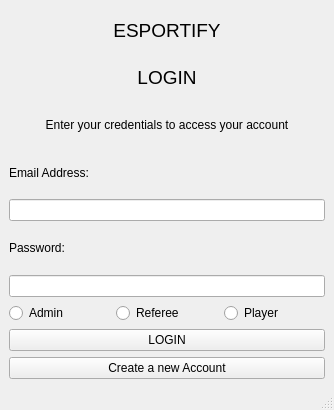
<?xml version="1.0" encoding="UTF-8"?>
<ui version="4.0">
 <class>MainWindow</class>
 <widget class="QMainWindow" name="MainWindow">
  <property name="geometry">
   <rect>
    <x>0</x>
    <y>0</y>
    <width>334</width>
    <height>410</height>
   </rect>
  </property>
  <property name="windowTitle">
   <string>MainWindow</string>
  </property>
  <widget class="QWidget" name="centralwidget">
   <layout class="QVBoxLayout" name="verticalLayout">
    <item>
     <widget class="QLabel" name="Esportify_Label">
      <property name="font">
       <font>
        <pointsize>14</pointsize>
       </font>
      </property>
      <property name="text">
       <string>ESPORTIFY</string>
      </property>
      <property name="textFormat">
       <enum>Qt::AutoText</enum>
      </property>
      <property name="alignment">
       <set>Qt::AlignCenter</set>
      </property>
     </widget>
    </item>
    <item>
     <widget class="QLabel" name="Login_Label">
      <property name="font">
       <font>
        <pointsize>14</pointsize>
       </font>
      </property>
      <property name="text">
       <string>LOGIN</string>
      </property>
      <property name="alignment">
       <set>Qt::AlignCenter</set>
      </property>
     </widget>
    </item>
    <item>
     <widget class="QLabel" name="credentials_label">
      <property name="text">
       <string>Enter your credentials to access your account</string>
      </property>
      <property name="alignment">
       <set>Qt::AlignCenter</set>
      </property>
     </widget>
    </item>
    <item>
     <widget class="QLabel" name="Email_Label">
      <property name="text">
       <string>Email Address:</string>
      </property>
     </widget>
    </item>
    <item>
     <widget class="QLineEdit" name="Input_Email"/>
    </item>
    <item>
     <widget class="QLabel" name="Password_Label">
      <property name="text">
       <string>Password:</string>
      </property>
     </widget>
    </item>
    <item>
     <widget class="QLineEdit" name="Input_Password"/>
    </item>
    <item>
     <layout class="QHBoxLayout" name="horizontalLayout_2">
      <item>
       <widget class="QRadioButton" name="Radio_Admin">
        <property name="text">
         <string>Admin</string>
        </property>
       </widget>
      </item>
      <item>
       <widget class="QRadioButton" name="Radio_Referee">
        <property name="text">
         <string>Referee</string>
        </property>
       </widget>
      </item>
      <item>
       <widget class="QRadioButton" name="Radio_Player">
        <property name="text">
         <string>Player</string>
        </property>
       </widget>
      </item>
     </layout>
    </item>
    <item>
     <widget class="QPushButton" name="Login_Button">
      <property name="text">
       <string>LOGIN</string>
      </property>
     </widget>
    </item>
    <item>
     <widget class="QPushButton" name="CreateAcc_Button">
      <property name="text">
       <string>Create a new Account</string>
      </property>
     </widget>
    </item>
   </layout>
  </widget>
  <widget class="QMenuBar" name="menubar">
   <property name="geometry">
    <rect>
     <x>0</x>
     <y>0</y>
     <width>334</width>
     <height>21</height>
    </rect>
   </property>
  </widget>
  <widget class="QStatusBar" name="statusbar"/>
 </widget>
 <resources/>
 <connections/>
</ui>
